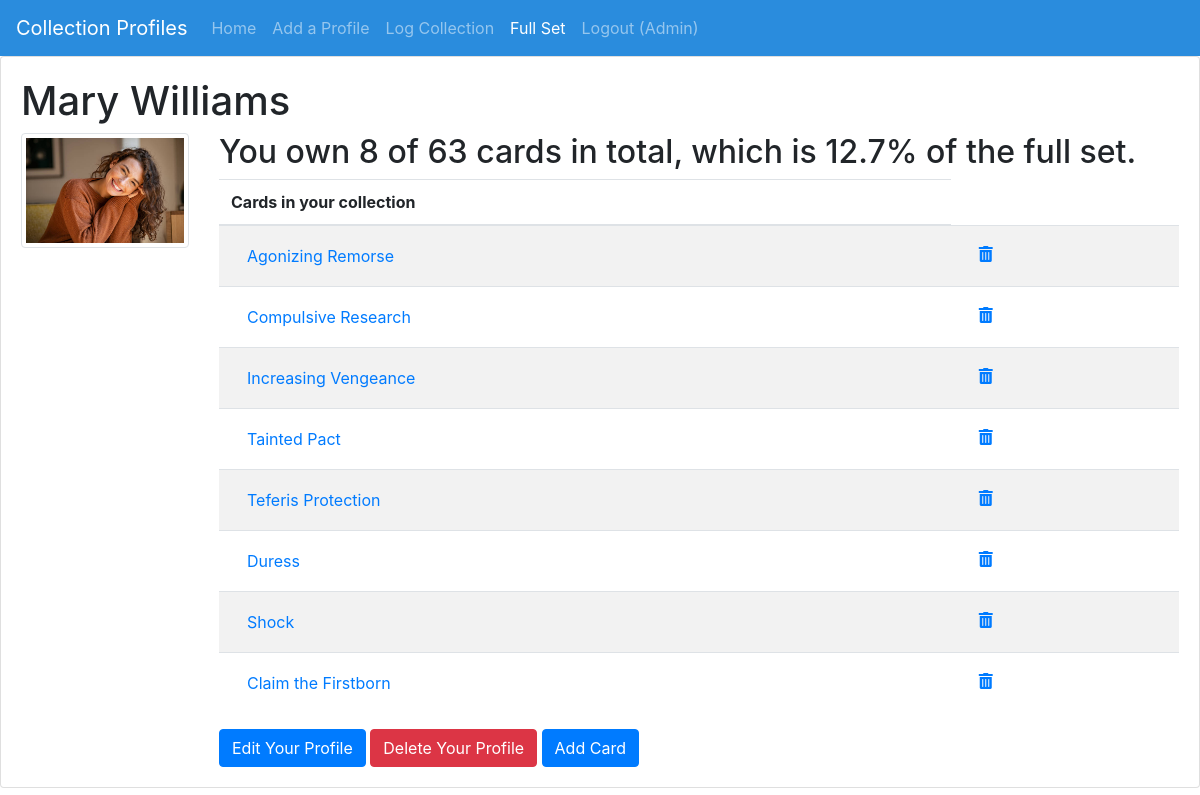
Screenshot of /profile.php?id=3 (signed in) with the database file from the repository.
### tables this page shows
CREATE TABLE `player` (
  `id` int NOT NULL AUTO_INCREMENT,
  `user_name` varchar(2000) NOT NULL,
  `first_name` varchar(2000) NOT NULL,
  `last_name` varchar(2000) NOT NULL,
  `password_hash` varchar(2000) NOT NULL,
  `access_privileges` varchar(1000) NOT NULL DEFAULT 'user',
  `date_created` datetime NOT NULL DEFAULT CURRENT_TIMESTAMP,
  `image_file` varchar(2000) NOT NULL,
  PRIMARY KEY (`id`)
);

CREATE TABLE `collection` (
  `id` int NOT NULL AUTO_INCREMENT,
  `full_set_id` int NOT NULL,
  `player_id` int NOT NULL,
  `card_name` varchar(2000) NOT NULL,
  `card_number` int NOT NULL,
  `mana_cost` int NOT NULL,
  `type` varchar(2000) NOT NULL,
  `rarity` varchar(2000) NOT NULL,
  `color` varchar(2000) NOT NULL,
  `text` varchar(2000) NOT NULL,
  `image_file` varchar(200) NOT NULL,
  PRIMARY KEY (`id`),
  KEY `full_set_id` (`full_set_id`),
  KEY `player_id` (`player_id`),
  CONSTRAINT `collection_ibfk_1` FOREIGN KEY (`full_set_id`) REFERENCES `full_set` (`id`),
  CONSTRAINT `collection_ibfk_2` FOREIGN KEY (`player_id`) REFERENCES `player` (`id`)
);

### profile.php (the view, shortened to what this page needs)
<html>
    <head>
        <link rel="stylesheet"
            href="https://stackpath.bootstrapcdn.com/bootstrap/4.2.1/css/bootstrap.min.css"
>
        <link rel="stylesheet"
            href="https://use.fontawesome.com/releases/v5.8.1/css/all.css"
>
    </head>
    <body>
        <?php
            require_once('navmenu.php');
        ?>
        <div class="card">
            <div class="card-body">
                <?php
                    if (isset($_GET['id'])):
                        require_once('dbconnection.php');
                        $id = $_GET['id'];
                        $dbc = mysqli_connect(DB_HOST, DB_USER, DB_PASSWORD, DB_NAME)
                            or trigger_error(
                            'Error connecting to MySQL server for ' . DB_NAME,
                            E_USER_ERROR);
                        $query = "SELECT * FROM player WHERE id = $id";
                        $result = mysqli_query($dbc, $query)
                                or trigger_error('Error querying database player',
                                E_USER_ERROR);
                        if (mysqli_num_rows($result) == 1):
                            $row = mysqli_fetch_assoc($result);
                            $profile_image_file_path = $row['image_file'];
                ?>
               <h1><?= $row['first_name'] ?> <?= $row['last_name'] ?></h1>
               <div class="row">
                    <div class="col-2">
                        <img src="images/<?= basename($profile_image_file_path) ?>"
                             class="img-thumbnail"
                             style="max-height: 200px;" alt="profile image">
                    </div>
                    <div class="col">
               <?php
                    $dbc = mysqli_connect(DB_HOST, DB_USER, DB_PASSWORD, DB_NAME)
                        or trigger_error(
                            'Error connecting to MySQL server for DB_NAME.',
                             E_USER_ERROR);
                    $query2 = "SELECT id, card_name, card_number FROM collection
                                WHERE player_id = $id ORDER BY id";
                    $results = mysqli_query($dbc, $query2)
                    or trigger_error('Error querying database profile', E_USER_ERROR);
                    if ($_SESSION['user_id'] != $row['id']) {
                        ?>
                        <table class="table table-striped table-hover">
                            <thead>
                                <tr>
                                    <th scope="col">Cards</th>
                                </tr>
                            </thead>
                            <tbody>
                                <?php
                                    while($cards = mysqli_fetch_assoc($results))
                                    {
                                        echo "<tr><td><a class='nav-link'"
                                             . "href='card.php?id="
                                             . $cards['card_number'] . "'>"
                                             . $cards['card_name'] . "</a></td></tr>";
                                    }
                                    echo "<h2>Sorry you don't have access to change "
                                         . "other players collections.</h2>";
                                ?>
                         </tbody>
                        </table>
                        <?php
                    }
                    elseif ($_SESSION['user_id'] == $row['id']) {
                        if (!isset($_SESSION['card_name'])):
                            if (mysqli_num_rows($results) > 0):
                                $query3 = "SELECT COUNT(DISTINCT card_name)
                                        AS collection_count FROM collection
                                        WHERE player_id = $id";
                                $results2 = mysqli_query($dbc, $query3)
                                         or trigger_error(
                                            'Error querying collection data', E_USER_ERROR);
                                $collection_data = mysqli_fetch_assoc($results2);
                                $collection_count = $collection_data['collection_count'];
                                $query4 = "SELECT COUNT(DISTINCT card_name)
                                            AS full_set_count FROM full_set";
                                $results3 = mysqli_query($dbc, $query4)
                                         or trigger_error(
                                            'Error querying full set data', E_USER_ERROR);
                                $full_set_data = mysqli_fetch_assoc($results3);
                                $full_set_count = $full_set_data['full_set_count'];
                                if ($full_set_count > 0) {
                                     $percentage = ($collection_count / $full_set_count) * 100;
                                } else {
                                    $percentage = 0;
                                }
                                echo "<h2>You own $collection_count of "
                                     . "$full_set_count cards in total, which is "
                                     . round($percentage, 2) . "% of the full set.</h2>";
                    ?>
                    <table class="table table-striped table-hover">
                    <thead>
                        <tr>
                            <th scope="col">Cards in your collection</th>
                        </tr>
                    </thead>
                    <tbody>
                        <?php
                            while($cards = mysqli_fetch_assoc($results))
                            {
                                 echo "<tr><td><a class='nav-link' href='card.php?id="
                                     . $cards['card_number'] . "'>"
                                     . $cards['card_name'] . "</a></td>"
                                     . "<td><a class='nav-link'"
                                     . "href='removecard.php?id_to_delete="
                                     . $cards['id'] . "'>"
                                     . "<i class='fas fa-trash-alt'></i></a></td></tr>";
                            }
                        ?>
                    </tbody>
                </table>
                    <?php
                        else:
                    ?>
                <h3>No cards found in your collection</h3>
                    <?php
                        endif;
                    ?>
                <?php
                    endif;
                ?>
                <form action="editprofile.php" method="get" style="display: inline;">
                        <button type="submit"
                                class="btn btn-primary">Edit Your Profile</button>
                </form>
                <form action="removeprofile.php" method="get" style="display: inline;">
                    <button type="submit"
                            class="btn btn-danger">Delete Your Profile</button>
                </form>
                <form action="addcollection.php" method="get" style="display: inline;">
                    <button type="submit" class="btn btn-primary">Add Card</button>
                </form>
                    <?php
                    }
                    ?>
                <?php
                    else:
                ?>
                <h3>No profile Details</h3>
                <?php
                    endif;
                    else:
                    ?>
                <h3>Nooooo profile Details</h3>
                <?php
                    endif;
                ?>
            </div>
        </div>
    </body>
</html>

### rows the page displays
player: first_name "Mary", last_name "Williams", image_file (picture)
collection: card_name "Agonizing Remorse"
collection: card_name "Compulsive Research"
collection: card_name "Increasing Vengeance"
collection: card_name "Tainted Pact"
collection: card_name "Teferis Protection"
collection: card_name "Duress"
collection: card_name "Shock"
collection: card_name "Claim the Firstborn"

### other values shown
P_INDEX_PAGE "Collection Profiles"
$_SESSION['user_name'] "Admin"
$collection_count "8"
$full_set_count "63"
$percentage "12.7"
